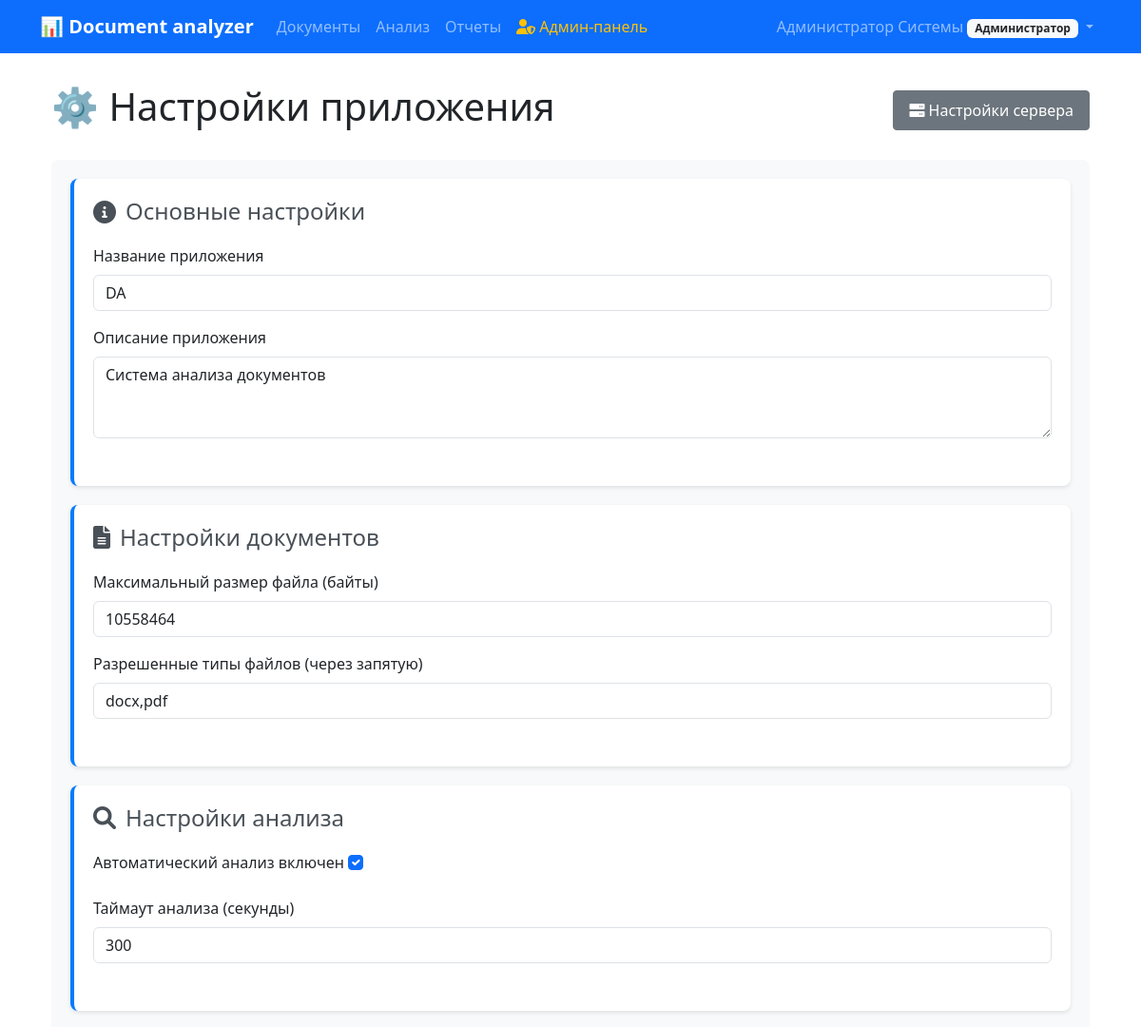
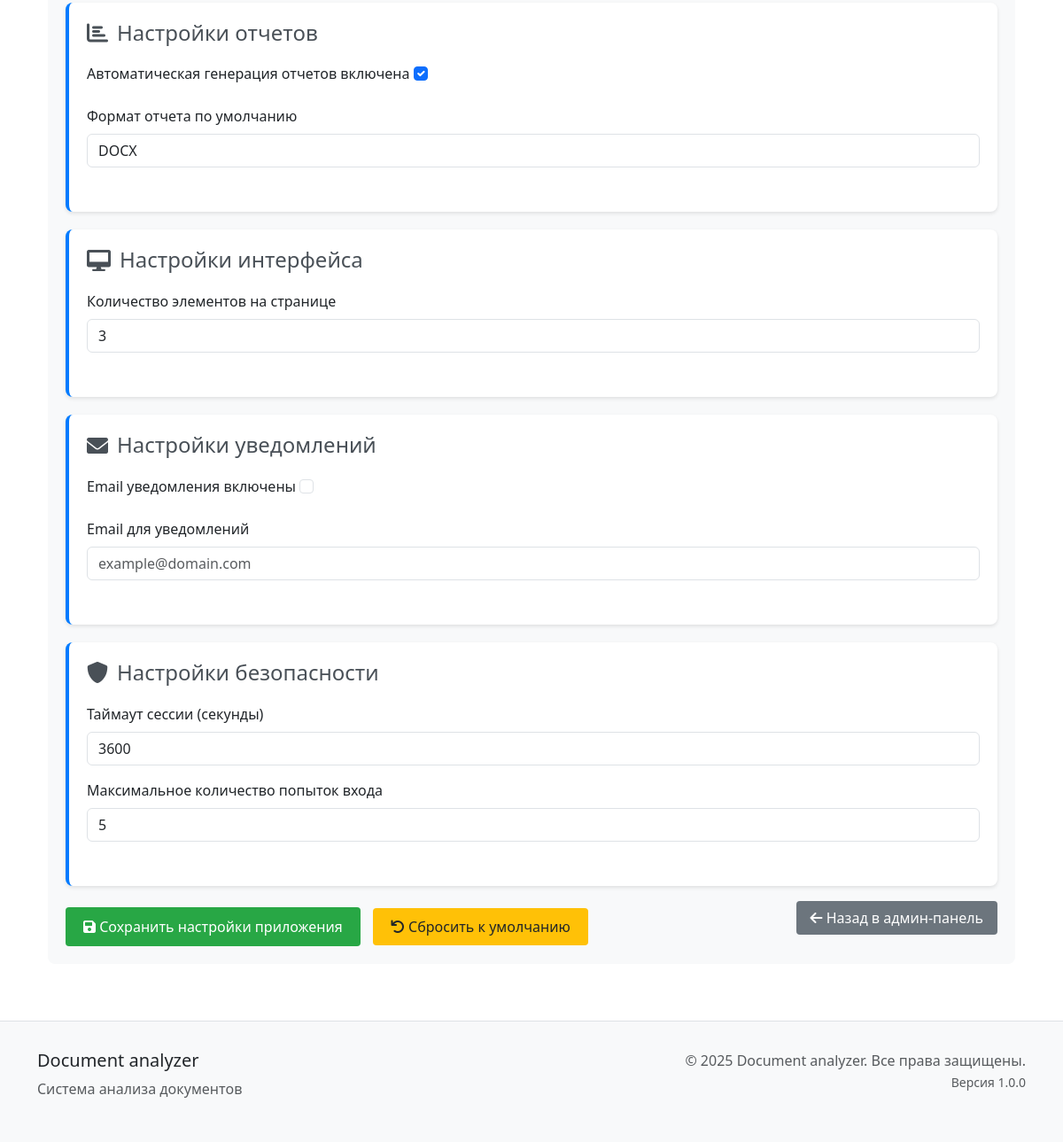
Screenshot of /users/admin/application-settings/ (signed in) with the database file from the repository (2 pictures, top to bottom).
### users/models.py (models this page shows, shortened)
class User(AbstractUser):
    ROLE_CHOICES = [
        ('admin', 'Администратор'),
        ('manager', 'Руководитель'),
        ('viewer', 'Наблюдатель'),
    ]
    role = models.CharField(
        max_length=20,
        choices=ROLE_CHOICES,
        default='viewer',
        verbose_name='Роль'
    )
    department = models.CharField(
        max_length=100,
        blank=True,
        verbose_name='Отдел'
    )
    phone = models.CharField(
        max_length=20,
        blank=True,
        verbose_name='Телефон'
    )
    notification_settings = models.JSONField(
        default=dict,
        blank=True,
        verbose_name='Настройки уведомлений'
    )
    created_at = models.DateTimeField(
        auto_now_add=True,
        verbose_name='Дата создания'
    )
    updated_at = models.DateTimeField(
        auto_now=True,
        verbose_name='Дата обновления'
    )
    class Meta:
        verbose_name = 'Пользователь'
        verbose_name_plural = 'Пользователи'
        ordering = ['username']

### settings/models.py (models this page shows, shortened)
class ApplicationSettings(models.Model):
    app_name = models.CharField(
        max_length=100,
        default='Document analyzer',
        verbose_name='Название приложения'
    )
    app_description = models.TextField(
        default='Система анализа документов',
        verbose_name='Описание приложения'
    )
    max_file_size = models.PositiveIntegerField(
        default=10485760,  # 10MB
        verbose_name='Максимальный размер файла (байты)'
    )
    allowed_file_types = models.TextField(
        default='docx,pdf',
        verbose_name='Разрешенные типы файлов (через запятую)'
    )
    auto_analysis_enabled = models.BooleanField(
        default=True,
        verbose_name='Автоматический анализ включен'
    )
    analysis_timeout = models.PositiveIntegerField(
        default=300,  # 5 минут
        verbose_name='Таймаут анализа (секунды)'
    )
    auto_reports_enabled = models.BooleanField(
        default=True,
        verbose_name='Автоматическая генерация отчетов включена'
    )
    default_report_format = models.CharField(
        max_length=10,
        choices=[('pdf', 'PDF'), ('docx', 'DOCX')],
        default='pdf',
        verbose_name='Формат отчета по умолчанию'
    )
    items_per_page = models.PositiveIntegerField(
        default=10,
        verbose_name='Количество элементов на странице'
    )
    email_notifications_enabled = models.BooleanField(
        default=False,
        verbose_name='Email уведомления включены'
    )
    notification_email = models.EmailField(
        blank=True,
        verbose_name='Email для уведомлений'
    )
    session_timeout = models.PositiveIntegerField(
        default=3600,  # 1 час
        verbose_name='Таймаут сессии (секунды)'
    )
    max_login_attempts = models.PositiveIntegerField(
        default=5,
        verbose_name='Максимальное количество попыток входа'
    )
    created_at = models.DateTimeField(auto_now_add=True, verbose_name='Создано')
    updated_at = models.DateTimeField(auto_now=True, verbose_name='Обновлено')
    updated_by = models.ForeignKey(
        User,
        on_delete=models.SET_NULL,
        null=True,
        blank=True,
        verbose_name='Обновлено пользователем'
    )
    class Meta:
        verbose_name = 'Настройки приложения'
        verbose_name_plural = 'Настройки приложения'
    @classmethod
    def get_settings(cls):
        settings, created = cls.objects.get_or_create(
            defaults={
                'app_name': 'Document analyzer',
                'app_description': 'Система анализа документов',
                'items_per_page': 10,
            }
        )
        return settings

### users/admin_views.py (the view, shortened to what this page needs)
# urls.py: path('admin/application-settings/', admin_views.AdminApplicationSettingsView.as_view(), name='admin_application_settings'),
class AdminApplicationSettingsView(AdminRequiredMixin, CreateView):
    model = ApplicationSettings
    form_class = ApplicationSettingsForm
    template_name = 'users/admin/application_settings.html'
    def get_object(self):
        return ApplicationSettings.get_settings()
    def get_form_kwargs(self):
        kwargs = super().get_form_kwargs()
        kwargs['instance'] = self.get_object()
        return kwargs
    def get_context_data(self, **kwargs):
        context = super().get_context_data(**kwargs)
        context['settings'] = self.get_object()
        return context

### users/admin_views.py (called while the page is built)
    def test_func(self):
        return self.request.user.is_authenticated and (
            self.request.user.is_superuser or
            self.request.user.role == 'admin'
        )

### templates/users/admin/application_settings.html (shortened to what this page needs)
{% extends 'users/admin/base.html' %}
{% load static %}
{% block content %}
<div class="container-fluid">
    <div class="row">
        <div class="col-12">
            <div class="d-flex justify-content-between align-items-center mb-4">
                <h1>⚙️ Настройки приложения</h1>
                <div class="btn-group" role="group">
                    <a href="{% url 'users:admin_server_settings' %}" class="btn btn-secondary">
                        <i class="fas fa-server"></i> Настройки сервера
                    </a>
                </div>
            </div>
            <div class="settings-container">
                <form method="post">
                    <div class="settings-card">
                        <h4><i class="fas fa-info-circle"></i> Основные настройки</h4>
                        <div class="form-section">
                            <div class="mb-3">
                                <label for="{{ form.app_name.id_for_label }}" class="form-label">{{ form.app_name.label }}</label>
                                {{ form.app_name }}
                            </div>
                            <div class="mb-3">
                                <label for="{{ form.app_description.id_for_label }}" class="form-label">{{ form.app_description.label }}</label>
                                {{ form.app_description }}
                            </div>
                        </div>
                    </div>
                    <div class="settings-card">
                        <h4><i class="fas fa-file-alt"></i> Настройки документов</h4>
                        <div class="form-section">
                            <div class="mb-3">
                                <label for="{{ form.max_file_size.id_for_label }}" class="form-label">{{ form.max_file_size.label }}</label>
                                {{ form.max_file_size }}
                            </div>
                            <div class="mb-3">
                                <label for="{{ form.allowed_file_types.id_for_label }}" class="form-label">{{ form.allowed_file_types.label }}</label>
                                {{ form.allowed_file_types }}
                            </div>
                        </div>
                    </div>
                    <div class="settings-card">
                        <h4><i class="fas fa-search"></i> Настройки анализа</h4>
                        <div class="form-section">
                            <div class="mb-3">
                                <label for="{{ form.auto_analysis_enabled.id_for_label }}" class="form-label">
                                    {{ form.auto_analysis_enabled.label }}
                                    {{ form.auto_analysis_enabled }}
                                </label>
                            </div>
                            <div class="mb-3">
                                <label for="{{ form.analysis_timeout.id_for_label }}" class="form-label">{{ form.analysis_timeout.label }}</label>
                                {{ form.analysis_timeout }}
                            </div>
                        </div>
                    </div>
                    <div class="settings-card">
                        <h4><i class="fas fa-chart-bar"></i> Настройки отчетов</h4>
                        <div class="form-section">
                            <div class="mb-3">
                                <label for="{{ form.auto_reports_enabled.id_for_label }}" class="form-label">
                                    {{ form.auto_reports_enabled.label }}
                                    {{ form.auto_reports_enabled }}
                                </label>
                            </div>
                            <div class="mb-3">
                                <label for="{{ form.default_report_format.id_for_label }}" class="form-label">{{ form.default_report_format.label }}</label>
                                {{ form.default_report_format }}
                            </div>
                        </div>
                    </div>
                    <div class="settings-card">
                        <h4><i class="fas fa-desktop"></i> Настройки интерфейса</h4>
                        <div class="form-section">
                            <div class="mb-3">
                                <label for="{{ form.items_per_page.id_for_label }}" class="form-label">{{ form.items_per_page.label }}</label>
                                {{ form.items_per_page }}
                            </div>
                        </div>
                    </div>
                    <div class="settings-card">
                        <h4><i class="fas fa-envelope"></i> Настройки уведомлений</h4>
                        <div class="form-section">
                            <div class="mb-3">
                                <label for="{{ form.email_notifications_enabled.id_for_label }}" class="form-label">
                                    {{ form.email_notifications_enabled.label }}
                                    {{ form.email_notifications_enabled }}
                                </label>
                            </div>
                            <div class="mb-3">
                                <label for="{{ form.notification_email.id_for_label }}" class="form-label">{{ form.notification_email.label }}</label>
                                {{ form.notification_email }}
                            </div>
                        </div>
                    </div>
                    <div class="settings-card">
                        <h4><i class="fas fa-shield-alt"></i> Настройки безопасности</h4>
                        <div class="form-section">
                            <div class="mb-3">
                                <label for="{{ form.session_timeout.id_for_label }}" class="form-label">{{ form.session_timeout.label }}</label>
                                {{ form.session_timeout }}
                            </div>
                            <div class="mb-3">
                                <label for="{{ form.max_login_attempts.id_for_label }}" class="form-label">{{ form.max_login_attempts.label }}</label>
                                {{ form.max_login_attempts }}
                            </div>
                        </div>
                    </div>
                    <div class="d-flex justify-content-between mt-4">
                        <div>
                            <button type="submit" class="btn-save">
                                <i class="fas fa-save"></i> Сохранить настройки приложения
                            </button>
                            <a href="{% url 'users:admin_application_settings_reset' %}" class="btn-reset">
                                <i class="fas fa-undo"></i> Сбросить к умолчанию
                            </a>
                        </div>
                        <div>
                            <a href="{% url 'users:admin_list' %}" class="btn-secondary">
                                <i class="fas fa-arrow-left"></i> Назад в админ-панель
                            </a>
                        </div>
                    </div>
                </form>
            </div>
        </div>
    </div>
</div>
{% endblock %}

### templates/base/base.html (shortened to what this page needs)
<!DOCTYPE html>
<html lang="ru">
<head>
    <link href="https://cdn.jsdelivr.net/npm/bootstrap@5.3.0/dist/css/bootstrap.min.css" rel="stylesheet">
    <link href="https://cdnjs.cloudflare.com/ajax/libs/font-awesome/6.0.0/css/all.min.css" rel="stylesheet">
</head>
<body>
    <nav class="navbar navbar-expand-lg navbar-dark bg-primary">
        <div class="container">
            <a class="navbar-brand" href="{% url 'documents:list' %}">
                📊 Document analyzer
            </a>
            <div class="collapse navbar-collapse" id="navbarNav">
                <ul class="navbar-nav me-auto">
                    <li class="nav-item">
                        <a class="nav-link" href="{% url 'documents:list' %}">Документы</a>
                    </li>
                    <li class="nav-item">
                        <a class="nav-link" href="{% url 'analysis:list' %}">Анализ</a>
                    </li>
                    <li class="nav-item">
                        <a class="nav-link" href="{% url 'reports:list' %}">Отчеты</a>
                    </li>
                    {% if user.is_authenticated and user.is_superuser or user.role == 'admin' %}
                        <li class="nav-item">
                            <a class="nav-link text-warning" href="{% url 'users:admin_list' %}">
                                <i class="fas fa-user-shield"></i> Админ-панель
                            </a>
                        </li>
                    {% endif %}
                </ul>
                <ul class="navbar-nav">
                    {% if user.is_authenticated %}
                        <li class="nav-item dropdown">
                            <a class="nav-link dropdown-toggle" href="#" role="button" data-bs-toggle="dropdown">
                                {{ user.get_full_name|default:user.username }}
                                <span class="badge bg-light text-dark">{{ user.get_role_display }}</span>
                            </a>
                        </li>
                    {% else %}
                        <li class="nav-item">
                            <a class="nav-link" href="{% url 'users:login' %}">Войти</a>
                        </li>
                    {% endif %}
                </ul>
            </div>
        </div>
    </nav>
    <div class="container main-content">
        {% block content %}{% endblock %}
    </div>
    <footer class="footer">
        <div class="container">
            <div class="row">
                <div class="col-md-6">
                    <h5>Document analyzer</h5>
                    <p class="text-muted">Система анализа документов</p>
                </div>
                <div class="col-md-6 text-md-end">
                    <p class="text-muted">
                        &copy; 2025 Document analyzer. Все права защищены.<br>
                        <small>Версия 1.0.0</small>
                    </p>
                </div>
            </div>
        </div>
    </footer>
</body>
</html>

### templates/base/base.html (style rules this page uses)
.navbar-brand { font-weight: bold; }
.main-content { margin-top: 2rem; }
.footer { margin-top: 4rem; padding: 2rem 0; background-color: #f8f9fa; border-top: 1px solid #dee2e6; }

### templates/users/admin/application_settings.html (style rules this page uses)
.settings-container { background: #f8f9fa; border-radius: 8px; padding: 20px; }
.settings-card { background: #fff; border-radius: 8px; padding: 20px; margin-bottom: 20px; box-shadow: 0 2px 4px rgba(0,0,0,0.1); border-left: 4px solid #007bff; }
.settings-card h4 { color: #495057; margin-bottom: 20px; display: flex; align-items: center; }
.settings-card h4 i { margin-right: 10px; }
.form-section { margin-bottom: 30px; }
.btn-save { background: #28a745; border-color: #28a745; color: white; padding: 10px 20px; border-radius: 4px; text-decoration: none; border: none; cursor: pointer; }
.btn-reset { background: #ffc107; border-color: #ffc107; color: #212529; padding: 10px 20px; border-radius: 4px; text-decoration: none; margin-left: 10px; }
.btn-secondary { background: #6c757d; border-color: #6c757d; color: white; padding: 8px 16px; border-radius: 4px; text-decoration: none; margin-left: 10px; }

### rows the page displays
User: get_full_name "Администратор Системы", role "Администратор"
ApplicationSettings: app_name "DA", app_description "Система анализа документов", max_file_size "10558464", allowed_file_types "docx,pdf", auto_analysis_enabled "☑", analysis_timeout "300", auto_reports_enabled "☑", default_report_format "DOCX", items_per_page "3", session_timeout "3600", max_login_attempts "5"
